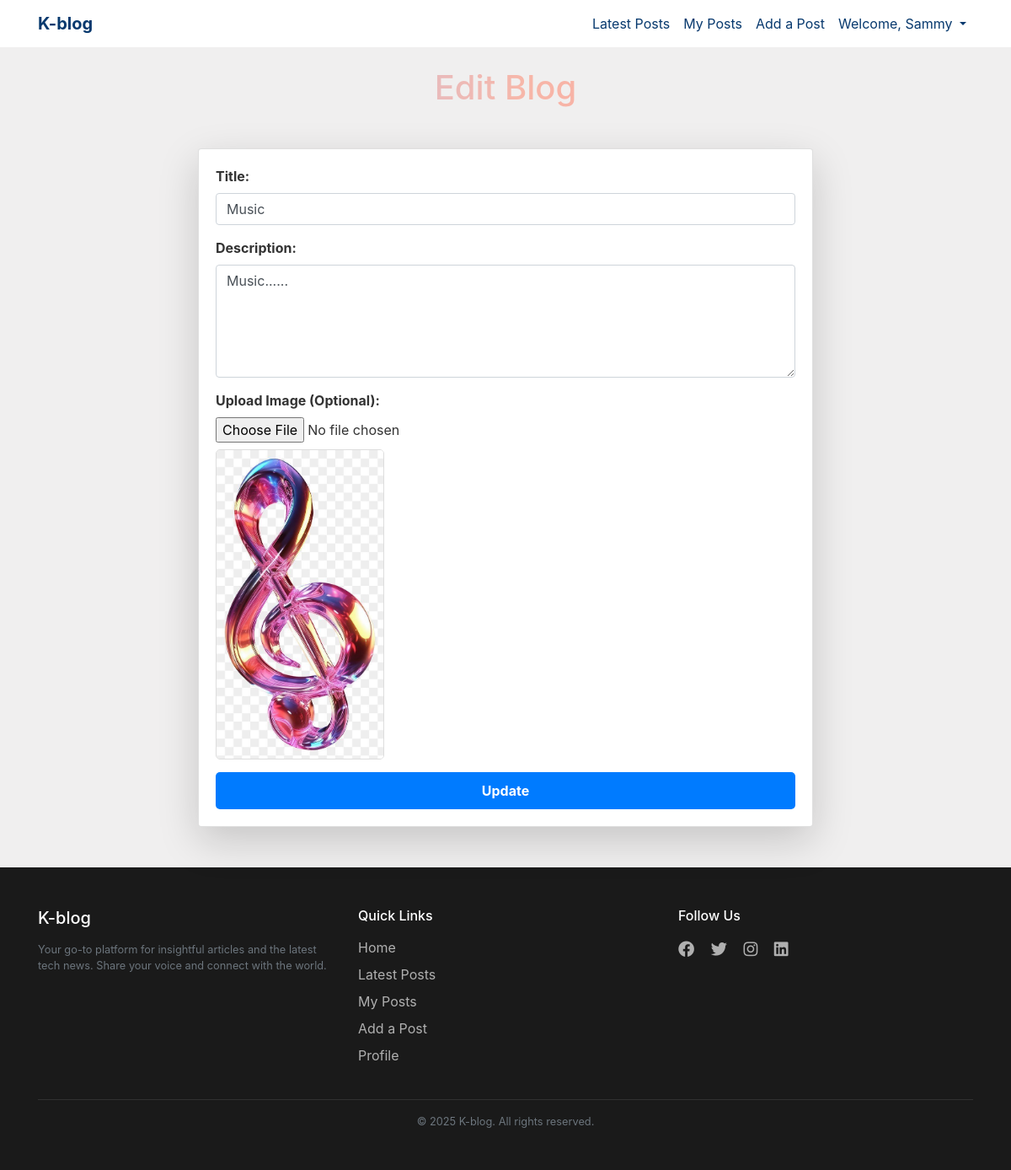
/edit-blog/3 (signed in), run on the app's committed database.
### models.py (models this page shows, shortened)
class User(db.Model):
    id = db.Column(db.Integer, primary_key=True, index=True)
    username = db.Column(db.String(50), unique=True, nullable=False)
    email = db.Column(db.String(200), unique=True, index=True)
    phone = db.Column(db.String(20))
    password_hash = db.Column(db.String(200))
    created = db.Column(db.DateTime, default=datetime.now)
    is_verified = db.Column(db.Boolean, default=False)
    verification_token = db.Column(db.String(100))
    reset_code = db.Column(db.String(10))
    reset_code_sent_at = db.Column(db.DateTime, default=datetime.utcnow)
    is_admin = db.Column(db.Boolean, default=False)
    comments = db.relationship('Comment', backref='user', lazy=True)
    blogs = db.relationship('Blog', back_populates='user', cascade="all, delete")

class Blog(db.Model):
    id = db.Column(db.Integer, primary_key=True)
    title = db.Column(db.String(100), nullable=False)
    description = db.Column(db.Text, nullable=False)
    image_filename = db.Column(db.String(200))
    views = db.Column(db.Integer, default=0)
    date_published = db.Column(db.DateTime, default=datetime.now, nullable=False)
    user_id = db.Column(db.Integer, db.ForeignKey('user.id', name='fk_blog_user'), nullable=False)
    category_id = db.Column(db.Integer, db.ForeignKey('category.id'))
    tags = db.relationship('Tag', secondary=blog_tags, backref=db.backref('blogs', lazy='dynamic'))
    user = db.relationship('User', back_populates='blogs')
    comments = db.relationship('Comment', backref='blog', lazy=True, cascade='all, delete')

### routes.py (the view, shortened to what this page needs)
@app.route('/edit-blog/<int:blog_id>', methods=['GET', 'POST'])
def edit_blog(blog_id):
    if 'user_id' not in session:  # Ensure user is logged in
        flash('You need to log in to edit a post.', 'error')
        return redirect(url_for('login_page'))
    current_user = check_login()  # Get the logged-in user
    if not current_user:
        flash('User not found. Please log in again.', 'error')
        return redirect(url_for('login_page'))
    blog = Blog.query.get_or_404(blog_id)
    if blog.user_id != current_user.id:
        abort(403)  # Forbidden access if the user is not the owner
    return render_template('edit_blog.html', blog=blog, current_user=current_user)

### auth.py (called while the page is built)
def check_login():
    user_id = session.get('user_id')  # Use .get() to avoid KeyError
    if user_id is None:
        user_id = request.cookies.get('id')
    if user_id:
        current_user = User.query.filter_by(id=user_id).first()
        return current_user
    return None

### routes.py (called while the page is built)
@app.context_processor
def inject_user():
    user = None
    if 'user_id' in session:
        user = User.query.get(session['user_id'])
    return dict(current_user=user)

### templates/edit_blog.html (shortened to what this page needs)
{% extends "base.html" %}
{% block content %}
<h1 style="opacity: 0.6; margin-top:40px;" class="text-center" >Edit Blog</h1>
<div class="container mt-5">
    <div class="row justify-content-center">
        <div class="col-md-8">
            <div class="card shadow-lg">
                <div class="card-body">
                    <form method="POST" action="{{ url_for('edit_blog', blog_id=blog.id) }}" enctype="multipart/form-data">
                        <div class="form-group">
                            <label for="title" class="font-weight-bold">Title:</label>
                            <input type="text" name="title" class="form-control" value="{{ blog.title }}" required>
                        </div>
                        <div class="form-group">
                            <label for="description" class="font-weight-bold">Description:</label>
                            <textarea name="description" class="form-control" rows="5" required>{{ blog.description }}</textarea>
                        </div>
                    <div class="form-group">
                        <label for="image" class="font-weight-bold">Upload Image (Optional):</label>
                        <input type="file" name="image" id="image" class="form-control-file" accept="image/*" onchange="previewNewImage(event)">
                        {% if blog.image_filename %}
                            <div class="mt-2">
                                <img id="currentImage" src="{{ url_for('static', filename='uploads/' ~ blog.image_filename) }}" alt="Current Image" width="200" style="border-radius: 5px; border: 1px solid #ddd;">
                            </div>
                        {% endif %}
                    </div>
                        <button type="submit" class="create-blog btn-block">Update</button>
                    </form>
                </div>
            </div>
        </div>
    </div>
</div>
{% endblock %}

### templates/base.html (shortened to what this page needs)
<!doctype html>
<html lang="en">
   <head>
      <link rel="stylesheet" href="https://cdn.jsdelivr.net/npm/bootstrap@4.5.3/dist/css/bootstrap.min.css">
      <link rel="stylesheet" href="{{ url_for('static', filename='css/style.css') }}">
      <link rel="stylesheet" href="https://use.fontawesome.com/releases/v5.6.3/css/all.css">
 <link rel="stylesheet" href="https://use.fontawesome.com/releases/v5.15.4/css/all.css" />
   </head>
   <body>
<nav class="navbar navbar-expand-lg navbar-custom fixed-top">
      <div class="container">
          <a class="navbar-brand" href="{{ url_for('home_page') }}">K-blog</a>
          <div class="collapse navbar-collapse" id="navbarNav">
              <ul class="navbar-nav ml-auto">
                  <li class="nav-item">
                      <a class="nav-link" href="{{ url_for('blog') }}">Latest Posts</a>
                  </li>
                  {% if 'user_id' in session %}
                      <li class="nav-item">
                          <a class="nav-link" href="{{ url_for('my_posts') }}">My Posts</a>
                      </li>
                      <li class="nav-item">
                          <a class="nav-link" href="{{ url_for('add_post') }}">Add a Post</a>
                      </li>
                      <li class="nav-item dropdown">
                          <a class="nav-link dropdown-toggle" href="#" id="userDropdown" role="button" data-toggle="dropdown" aria-haspopup="true" aria-expanded="false">
                              Welcome, {{ current_user.username }}
                          </a>
                      </li>
                  {% endif %}
              </ul>
          </div>
      </div>
  </nav>
      <div class="container mt-4 p-0" >
         {% block content %}
         {% endblock %}
      </div>
<footer class="footer-modern py-5 mt-5">
  <div class="container">
    <div class="row g-4">
      <div class="col-md-4">
        <h5 class="fw-bold mb-3">K-blog</h5>
        <p class="text-muted small">
          Your go-to platform for insightful articles and the latest tech news.
          Share your voice and connect with the world.
        </p>
      </div>
      <div class="col-md-4">
        <h6 class="fw-semibold mb-3">Quick Links</h6>
        <ul class="list-unstyled">
          <li><a href="{{ url_for('home_page') }}">Home</a></li>
          <li><a href="{{ url_for('blog') }}">Latest Posts</a></li>
          <li><a href="{{ url_for('my_posts') }}">My Posts</a></li>
          <li><a href="{{ url_for('add_post') }}">Add a Post</a></li>
          <li><a href="{{ url_for('profile') }}">Profile</a></li>
        </ul>
      </div>
      <div class="col-md-4">
        <h6 class="fw-semibold mb-3">Follow Us</h6>
        <div class="social-links">
          <a href="#" aria-label="Facebook"><i class="fab fa-facebook"></i></a>
          <a href="#" aria-label="Twitter"><i class="fab fa-twitter"></i></a>
          <a href="#" aria-label="Instagram"><i class="fab fa-instagram"></i></a>
          <a href="#" aria-label="LinkedIn"><i class="fab fa-linkedin"></i></a>
        </div>
      </div>
    </div>
    <hr class="mt-4 mb-3">
    <div class="text-center small text-muted">
      &copy; {{ current_year if current_year else 2025 }} K-blog. All rights reserved.
    </div>
  </div>
</footer>
   </body>
</html>

### static/css/style.css (style rules this page uses)
body { background-color: #f0efef; color: #333; padding-top: 40px; }
.navbar-custom { background-color: #fff; }
.navbar-custom .navbar-nav .nav-link { color: #07396e; }
.navbar-custom .navbar-brand { color: #07396e; }
h1 { background: linear-gradient(94.23deg,#9eb1fc 12.41%,#fd9179 52.55%,#ff6969 89.95%); -webkit-background-clip: text; -webkit-text-fill-color: transparent; }
.navbar-brand { font-size: 20px; font-weight: bold; }
.form-group { margin-bottom: 15px; }
.create-blog { background-color: #007bff; color: white; border: none; padding: 10px 20px; border-radius: 5px; font-weight: bold; transition: background-color 0.3s ease; }
.footer-modern { background-color: #1a1a1a; color: #f5f5f5; }
.footer-modern h5, .footer-modern h6 { color: #fff; }
.footer-modern ul li { margin-bottom: 8px; }
.footer-modern a { color: #b0b0b0; text-decoration: none; transition: color 0.3s ease; }
.footer-modern .social-links a { font-size: 1.2rem; margin-right: 15px; color: #b0b0b0; transition: color 0.3s ease, transform 0.3s ease; }
.footer-modern hr { border-top: 1px solid rgba(255,255,255,0.1); }

### data on the page
User: username "Sammy"
Blog: title "Music", description "Music......", image_filename (picture)

### other printed values
{{ current_year if current_year else 2025 }} "2025"
